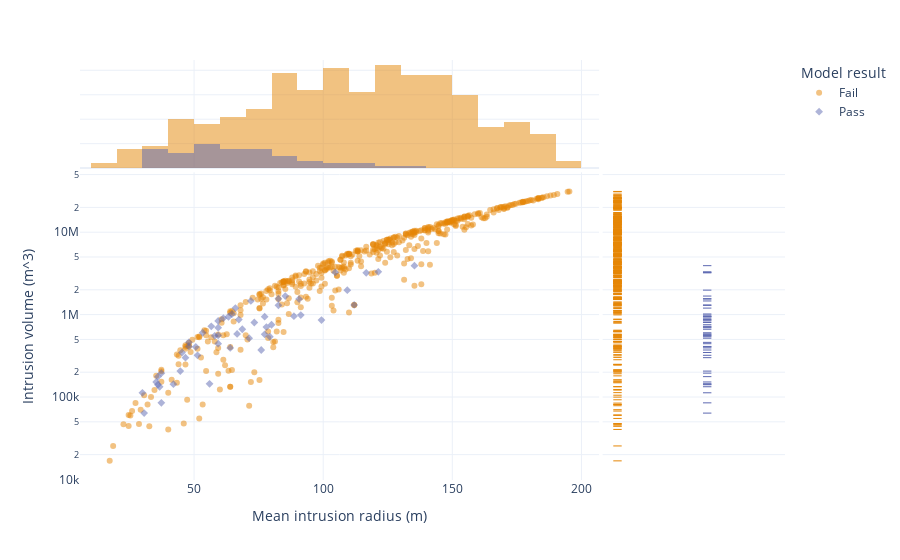

Notebook code for this chart:
### Code cell
fig = px.scatter(data, x="avg_r", y="actual_volume",color="Result",symbol="Result",
                marginal_x="histogram",marginal_y="rug",log_y=True,
                color_discrete_sequence=px.colors.qualitative.Vivid, opacity=0.5,
                labels={
                     "avg_r": "Mean intrusion radius (m)",
                     "actual_volume": "Intrusion volume (m^3)",
                     "Result": "Model result"
                 },).update_layout(
    template='plotly_white'
)

fig.show()

### Figure 1 — Plotly figure (JSON) as saved in the notebook; plotly's stock layout.template omitted (floating-point values rounded to 4 significant figures; data arrays with more than 128 entries replaced by an {"elided": "..."} marker saying what was removed)
{"data": [{"hovertemplate": "Model result=Fail<br>Mean intrusion radius (m)=%{x}<br>Intrusion volume (m^3)=%{y}<extra></extra>", "legendgroup": "Fail", "marker": {"color": "rgb(229, 134, 6)", "opacity": 0.5, "symbol": "circle"}, "mode": "markers", "name": "Fail", "orientation": "v", "showlegend": true, "type": "scatter", "x": {"elided": "446 float values"}, "xaxis": "x", "y": {"elided": "446 int values"}, "yaxis": "y"}, {"alignmentgroup": "True", "bingroup": "x", "hovertemplate": "Model result=Fail<br>Mean intrusion radius (m)=%{x}<br>count=%{y}<extra></extra>", "legendgroup": "Fail", "marker": {"color": "rgb(229, 134, 6)"}, "name": "Fail", "offsetgroup": "Fail", "opacity": 0.5, "showlegend": false, "type": "histogram", "x": {"elided": "446 float values"}, "xaxis": "x3", "yaxis": "y3"}, {"alignmentgroup": "True", "boxpoints": "all", "fillcolor": "rgba(255,255,255,0)", "hoveron": "points", "hovertemplate": "Model result=Fail<br>Intrusion volume (m^3)=%{y}<extra></extra>", "jitter": 0, "legendgroup": "Fail", "line": {"color": "rgba(255,255,255,0)"}, "marker": {"color": "rgb(229, 134, 6)", "symbol": "line-ew-open"}, "name": "Fail", "offsetgroup": "Fail", "showlegend": false, "type": "box", "xaxis": "x2", "y": {"elided": "446 int values"}, "yaxis": "y2"}, {"hovertemplate": "Model result=Pass<br>Mean intrusion radius (m)=%{x}<br>Intrusion volume (m^3)=%{y}<extra></extra>", "legendgroup": "Pass", "marker": {"color": "rgb(93, 105, 177)", "opacity": 0.5, "symbol": "diamond"}, "mode": "markers", "name": "Pass", "orientation": "v", "showlegend": true, "type": "scatter", "x": [61.33, 82.67, 109.3, 99.33, 78, 59.33, 72, 48, 85.33, 51.33, 59.33, 36, 76, 64.67, 37.33, 71.33, 59.33, 48, 68.67, 44.67, 42, 77.33, 66.67, 36.67, 112, 56.67, 37.33, 36, 50.67, 30.67, 59.33, 56, 135.3, 30, 77.33, 35.33, 67.33, 58, 80, 46.67, 66, 91.33, 88.67, 53.33, 82.67, 45.33, 63.33, 116.7, 104.7, 90.67, 64, 121.3, 73.33, 79.33], "xaxis": "x", "y": [905256, 1294568, 1981568, 859608, 706328, 443624, 1463848, 460488, 1679528, 320824, 693656, 176800, 371960, 1017272, 84968, 517464, 837368, 410920, 664528, 206368, 143232, 577192, 582376, 133320, 1309352, 720600, 194968, 140968, 405760, 63816, 559728, 144680, 3924440, 112600, 943016, 152280, 870296, 552200, 753512, 300352, 1199672, 986744, 956120, 602056, 1562056, 346888, 941976, 3211448, 3251608, 1543392, 394312, 3304648, 802344, 538616], "yaxis": "y"}, {"alignmentgroup": "True", "bingroup": "x", "hovertemplate": "Model result=Pass<br>Mean intrusion radius (m)=%{x}<br>count=%{y}<extra></extra>", "legendgroup": "Pass", "marker": {"color": "rgb(93, 105, 177)"}, "name": "Pass", "offsetgroup": "Pass", "opacity": 0.5, "showlegend": false, "type": "histogram", "x": [61.33, 82.67, 109.3, 99.33, 78, 59.33, 72, 48, 85.33, 51.33, 59.33, 36, 76, 64.67, 37.33, 71.33, 59.33, 48, 68.67, 44.67, 42, 77.33, 66.67, 36.67, 112, 56.67, 37.33, 36, 50.67, 30.67, 59.33, 56, 135.3, 30, 77.33, 35.33, 67.33, 58, 80, 46.67, 66, 91.33, 88.67, 53.33, 82.67, 45.33, 63.33, 116.7, 104.7, 90.67, 64, 121.3, 73.33, 79.33], "xaxis": "x3", "yaxis": "y3"}, {"alignmentgroup": "True", "boxpoints": "all", "fillcolor": "rgba(255,255,255,0)", "hoveron": "points", "hovertemplate": "Model result=Pass<br>Intrusion volume (m^3)=%{y}<extra></extra>", "jitter": 0, "legendgroup": "Pass", "line": {"color": "rgba(255,255,255,0)"}, "marker": {"color": "rgb(93, 105, 177)", "symbol": "line-ew-open"}, "name": "Pass", "offsetgroup": "Pass", "showlegend": false, "type": "box", "xaxis": "x2", "y": [905256, 1294568, 1981568, 859608, 706328, 443624, 1463848, 460488, 1679528, 320824, 693656, 176800, 371960, 1017272, 84968, 517464, 837368, 410920, 664528, 206368, 143232, 577192, 582376, 133320, 1309352, 720600, 194968, 140968, 405760, 63816, 559728, 144680, 3924440, 112600, 943016, 152280, 870296, 552200, 753512, 300352, 1199672, 986744, 956120, 602056, 1562056, 346888, 941976, 3211448, 3251608, 1543392, 394312, 3304648, 802344, 538616], "yaxis": "y2"}], "layout": {"barmode": "overlay", "legend": {"title": {"text": "Model result"}, "tracegroupgap": 0}, "margin": {"t": 60}, "xaxis": {"anchor": "y", "domain": [0, 0.7363], "title": {"text": "Mean intrusion radius (m)"}}, "xaxis2": {"anchor": "y2", "domain": [0.7413, 1], "matches": "x2", "showgrid": false, "showline": false, "showticklabels": false, "ticks": ""}, "xaxis3": {"anchor": "y3", "domain": [0, 0.7363], "matches": "x", "showgrid": true, "showticklabels": false}, "xaxis4": {"anchor": "y4", "domain": [0.7413, 1], "matches": "x2", "showgrid": false, "showline": false, "showticklabels": false, "ticks": ""}, "yaxis": {"anchor": "x", "domain": [0, 0.7326], "title": {"text": "Intrusion volume (m^3)"}, "type": "log"}, "yaxis2": {"anchor": "x2", "domain": [0, 0.7326], "matches": "y", "showgrid": true, "showticklabels": false, "type": "log"}, "yaxis3": {"anchor": "x3", "domain": [0.7426, 1], "matches": "y3", "showgrid": true, "showline": false, "showticklabels": false, "ticks": ""}, "yaxis4": {"anchor": "x4", "domain": [0.7426, 1], "matches": "y3", "showgrid": true, "showline": false, "showticklabels": false, "ticks": ""}}}
